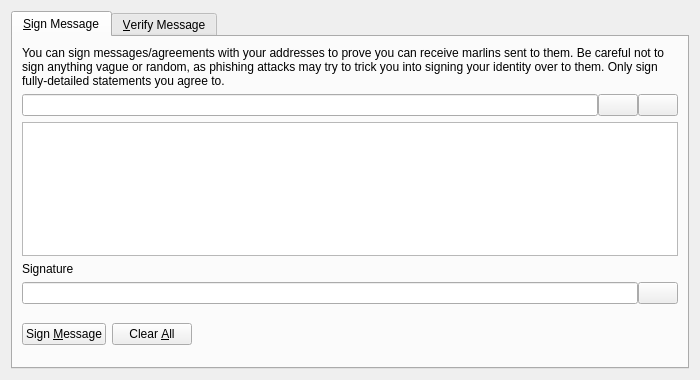
<?xml version="1.0" encoding="UTF-8"?>
<ui version="4.0">
 <class>SignVerifyMessageDialog</class>
 <widget class="QDialog" name="SignVerifyMessageDialog">
  <property name="geometry">
   <rect>
    <x>0</x>
    <y>0</y>
    <width>700</width>
    <height>380</height>
   </rect>
  </property>
  <property name="windowTitle">
   <string>Signatures - Sign / Verify a Message</string>
  </property>
  <property name="modal">
   <bool>true</bool>
  </property>
  <layout class="QVBoxLayout" name="verticalLayout">
   <item>
    <widget class="QTabWidget" name="tabWidget">
     <property name="currentIndex">
      <number>0</number>
     </property>
     <widget class="QWidget" name="tabSignMessage">
      <attribute name="title">
       <string>&amp;Sign Message</string>
      </attribute>
      <layout class="QVBoxLayout" name="verticalLayout_SM">
       <item>
        <widget class="QLabel" name="infoLabel_SM">
         <property name="text">
          <string>You can sign messages/agreements with your addresses to prove you can receive marlins sent to them. Be careful not to sign anything vague or random, as phishing attacks may try to trick you into signing your identity over to them. Only sign fully-detailed statements you agree to.</string>
         </property>
         <property name="textFormat">
          <enum>Qt::PlainText</enum>
         </property>
         <property name="wordWrap">
          <bool>true</bool>
         </property>
        </widget>
       </item>
       <item>
        <layout class="QHBoxLayout" name="horizontalLayout_1_SM">
         <property name="spacing">
          <number>0</number>
         </property>
         <item>
          <widget class="QValidatedLineEdit" name="addressIn_SM">
           <property name="toolTip">
            <string>The Marlin address to sign the message with</string>
           </property>
          </widget>
         </item>
         <item>
          <widget class="QPushButton" name="addressBookButton_SM">
           <property name="toolTip">
            <string>Choose previously used address</string>
           </property>
           <property name="text">
            <string/>
           </property>
           <property name="icon">
            <iconset resource="../marlin.qrc">
             <normaloff>:/icons/address-book</normaloff>:/icons/address-book</iconset>
           </property>
           <property name="shortcut">
            <string>Alt+A</string>
           </property>
           <property name="autoDefault">
            <bool>false</bool>
           </property>
          </widget>
         </item>
         <item>
          <widget class="QPushButton" name="pasteButton_SM">
           <property name="toolTip">
            <string>Paste address from clipboard</string>
           </property>
           <property name="text">
            <string/>
           </property>
           <property name="icon">
            <iconset resource="../marlin.qrc">
             <normaloff>:/icons/editpaste</normaloff>:/icons/editpaste</iconset>
           </property>
           <property name="shortcut">
            <string>Alt+P</string>
           </property>
           <property name="autoDefault">
            <bool>false</bool>
           </property>
          </widget>
         </item>
        </layout>
       </item>
       <item>
        <widget class="QPlainTextEdit" name="messageIn_SM">
         <property name="toolTip">
          <string>Enter the message you want to sign here</string>
         </property>
        </widget>
       </item>
       <item>
        <widget class="QLabel" name="signatureLabel_SM">
         <property name="text">
          <string>Signature</string>
         </property>
         <property name="textFormat">
          <enum>Qt::PlainText</enum>
         </property>
        </widget>
       </item>
       <item>
        <layout class="QHBoxLayout" name="horizontalLayout_2_SM">
         <property name="spacing">
          <number>0</number>
         </property>
         <item>
          <widget class="QLineEdit" name="signatureOut_SM">
           <property name="font">
            <font>
             <italic>true</italic>
            </font>
           </property>
           <property name="readOnly">
            <bool>true</bool>
           </property>
          </widget>
         </item>
         <item>
          <widget class="QPushButton" name="copySignatureButton_SM">
           <property name="toolTip">
            <string>Copy the current signature to the system clipboard</string>
           </property>
           <property name="text">
            <string/>
           </property>
           <property name="icon">
            <iconset resource="../marlin.qrc">
             <normaloff>:/icons/editcopy</normaloff>:/icons/editcopy</iconset>
           </property>
           <property name="autoDefault">
            <bool>false</bool>
           </property>
          </widget>
         </item>
        </layout>
       </item>
       <item>
        <layout class="QHBoxLayout" name="horizontalLayout_3_SM">
         <item>
          <widget class="QPushButton" name="signMessageButton_SM">
           <property name="toolTip">
            <string>Sign the message to prove you own this Marlin address</string>
           </property>
           <property name="text">
            <string>Sign &amp;Message</string>
           </property>
           <property name="icon">
            <iconset resource="../marlin.qrc">
             <normaloff>:/icons/edit</normaloff>:/icons/edit</iconset>
           </property>
           <property name="autoDefault">
            <bool>false</bool>
           </property>
          </widget>
         </item>
         <item>
          <widget class="QPushButton" name="clearButton_SM">
           <property name="toolTip">
            <string>Reset all sign message fields</string>
           </property>
           <property name="text">
            <string>Clear &amp;All</string>
           </property>
           <property name="icon">
            <iconset resource="../marlin.qrc">
             <normaloff>:/icons/remove</normaloff>:/icons/remove</iconset>
           </property>
           <property name="autoDefault">
            <bool>false</bool>
           </property>
          </widget>
         </item>
         <item>
          <spacer name="horizontalSpacer_1_SM">
           <property name="orientation">
            <enum>Qt::Horizontal</enum>
           </property>
           <property name="sizeHint" stdset="0">
            <size>
             <width>40</width>
             <height>48</height>
            </size>
           </property>
          </spacer>
         </item>
         <item>
          <widget class="QLabel" name="statusLabel_SM">
           <property name="font">
            <font>
             <weight>75</weight>
             <bold>true</bold>
            </font>
           </property>
           <property name="text">
            <string/>
           </property>
           <property name="wordWrap">
            <bool>true</bool>
           </property>
          </widget>
         </item>
         <item>
          <spacer name="horizontalSpacer_2_SM">
           <property name="orientation">
            <enum>Qt::Horizontal</enum>
           </property>
           <property name="sizeHint" stdset="0">
            <size>
             <width>40</width>
             <height>48</height>
            </size>
           </property>
          </spacer>
         </item>
        </layout>
       </item>
      </layout>
     </widget>
     <widget class="QWidget" name="tabVerifyMessage">
      <attribute name="title">
       <string>&amp;Verify Message</string>
      </attribute>
      <layout class="QVBoxLayout" name="verticalLayout_VM">
       <item>
        <widget class="QLabel" name="infoLabel_VM">
         <property name="text">
          <string>Enter the receiver's address, message (ensure you copy line breaks, spaces, tabs, etc. exactly) and signature below to verify the message. Be careful not to read more into the signature than what is in the signed message itself, to avoid being tricked by a man-in-the-middle attack. Note that this only proves the signing party receives with the address, it cannot prove sendership of any transaction!</string>
         </property>
         <property name="textFormat">
          <enum>Qt::PlainText</enum>
         </property>
         <property name="alignment">
          <set>Qt::AlignLeading|Qt::AlignLeft|Qt::AlignTop</set>
         </property>
         <property name="wordWrap">
          <bool>true</bool>
         </property>
        </widget>
       </item>
       <item>
        <layout class="QHBoxLayout" name="horizontalLayout_1_VM">
         <property name="spacing">
          <number>0</number>
         </property>
         <item>
          <widget class="QValidatedLineEdit" name="addressIn_VM">
           <property name="toolTip">
            <string>The Marlin address the message was signed with</string>
           </property>
          </widget>
         </item>
         <item>
          <widget class="QPushButton" name="addressBookButton_VM">
           <property name="toolTip">
            <string>Choose previously used address</string>
           </property>
           <property name="text">
            <string/>
           </property>
           <property name="icon">
            <iconset resource="../marlin.qrc">
             <normaloff>:/icons/address-book</normaloff>:/icons/address-book</iconset>
           </property>
           <property name="shortcut">
            <string>Alt+A</string>
           </property>
           <property name="autoDefault">
            <bool>false</bool>
           </property>
          </widget>
         </item>
        </layout>
       </item>
       <item>
        <widget class="QPlainTextEdit" name="messageIn_VM"/>
       </item>
       <item>
        <widget class="QValidatedLineEdit" name="signatureIn_VM"/>
       </item>
       <item>
        <layout class="QHBoxLayout" name="horizontalLayout_2_VM">
         <item>
          <widget class="QPushButton" name="verifyMessageButton_VM">
           <property name="toolTip">
            <string>Verify the message to ensure it was signed with the specified Marlin address</string>
           </property>
           <property name="text">
            <string>Verify &amp;Message</string>
           </property>
           <property name="icon">
            <iconset resource="../marlin.qrc">
             <normaloff>:/icons/transaction_0</normaloff>:/icons/transaction_0</iconset>
           </property>
           <property name="autoDefault">
            <bool>false</bool>
           </property>
          </widget>
         </item>
         <item>
          <widget class="QPushButton" name="clearButton_VM">
           <property name="toolTip">
            <string>Reset all verify message fields</string>
           </property>
           <property name="text">
            <string>Clear &amp;All</string>
           </property>
           <property name="icon">
            <iconset resource="../marlin.qrc">
             <normaloff>:/icons/remove</normaloff>:/icons/remove</iconset>
           </property>
           <property name="autoDefault">
            <bool>false</bool>
           </property>
          </widget>
         </item>
         <item>
          <spacer name="horizontalSpacer_1_VM">
           <property name="orientation">
            <enum>Qt::Horizontal</enum>
           </property>
           <property name="sizeHint" stdset="0">
            <size>
             <width>40</width>
             <height>48</height>
            </size>
           </property>
          </spacer>
         </item>
         <item>
          <widget class="QLabel" name="statusLabel_VM">
           <property name="font">
            <font>
             <weight>75</weight>
             <bold>true</bold>
            </font>
           </property>
           <property name="text">
            <string/>
           </property>
           <property name="wordWrap">
            <bool>true</bool>
           </property>
          </widget>
         </item>
         <item>
          <spacer name="horizontalSpacer_2_VM">
           <property name="orientation">
            <enum>Qt::Horizontal</enum>
           </property>
           <property name="sizeHint" stdset="0">
            <size>
             <width>40</width>
             <height>48</height>
            </size>
           </property>
          </spacer>
         </item>
        </layout>
       </item>
      </layout>
     </widget>
    </widget>
   </item>
  </layout>
 </widget>
 <customwidgets>
  <customwidget>
   <class>QValidatedLineEdit</class>
   <extends>QLineEdit</extends>
   <header>qvalidatedlineedit.h</header>
  </customwidget>
 </customwidgets>
 <resources>
  <include location="../marlin.qrc"/>
 </resources>
 <connections/>
</ui>
